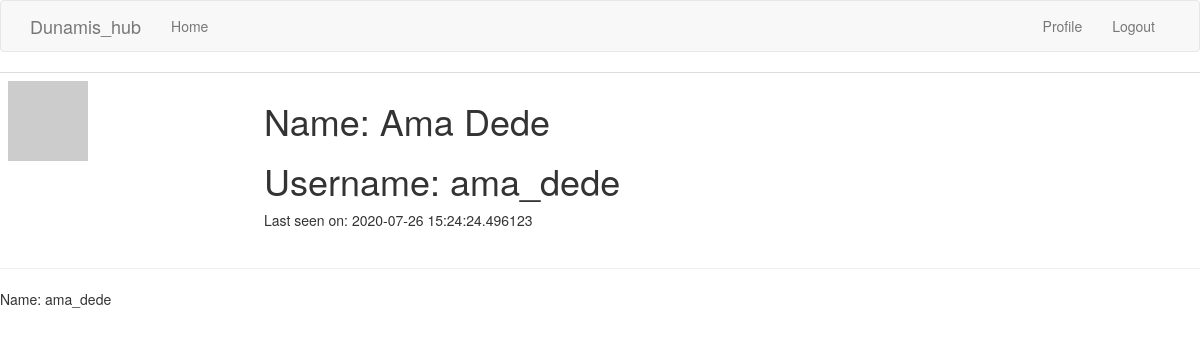
The app's page /user/ama_dede (signed in) with its own data.
### app/models.py (models this page shows, shortened)
class Agent(UserMixin,db.Model):
    id = db.Column(db.Integer, primary_key=True)
    username = db.Column(db.String(64), index=True, unique=True)
    email = db.Column(db.String(120), index=True, unique=True)
    name = db.Column(db.String(100))
    proffession = db.Column(db.String(50))
    password_hash = db.Column(db.String(128))
    posts = db.relationship('Post', backref='author', lazy='dynamic')
    about_me = db.Column(db.String(140))
    contact = db.Column(db.String(140))
    last_seen = db.Column(db.DateTime, default=datetime.utcnow)
    def avatar(self, size):
        digest = md5(self.email.lower().encode('utf-8')).hexdigest()
        return 'https://www.gravatar.com/avatar/{}?d=identicon&s={}'.format(
            digest, size)

### app/routes.py (the view)
@app.route('/user/<username>')
@login_required
def user(username):
    agent = Agent.query.filter_by(username=username).first()
    posts = Post.query.filter_by(agent_username=username).first()
    return render_template('agent/user.html', agent=agent, posts=posts)

### app/models.py (called while the page is built)
@login.user_loader
def load_user(id):
    return Agent.query.get(int(id))

### app/routes.py (called while the page is built)
@app.before_request
def before_request():
    if current_user.is_authenticated:
        current_user.last_seen = datetime.utcnow()
        db.session.commit()

### app/templates/agent/user.html (shortened to what this page needs)
{% extends "agent/base.html" %}
{% block content %}
    <table class="table table-hover">
        <tr >
            <td width="256px"><img src="{{agent.avatar(256)}}" alt="avatar"></td>
            <td><h1>Name: {{agent.name}}</h1>
                <h1>Username: {{ agent.username }}</h1>
                {% if agent.last_seen %}<p>Last seen on: {{ agent.last_seen }}</p>{% endif %}
            </td>
        </tr>
    </table>
    <hr>
    {%include 'agent/_post.html'%}
{% endblock %}

### app/templates/agent/_post.html (shortened to what this page needs)
<div class="row placeholders">
    <div class="col-xs-6 col-sm-3 placeholder">
        Name: {{ posts.author .username}}
        <br>
    </div>
</div>

### records on screen
Agent: name "Ama Dede", username "ama_dede", last_seen "2020-07-26 15:24:24.496123", author "ama_dede"
